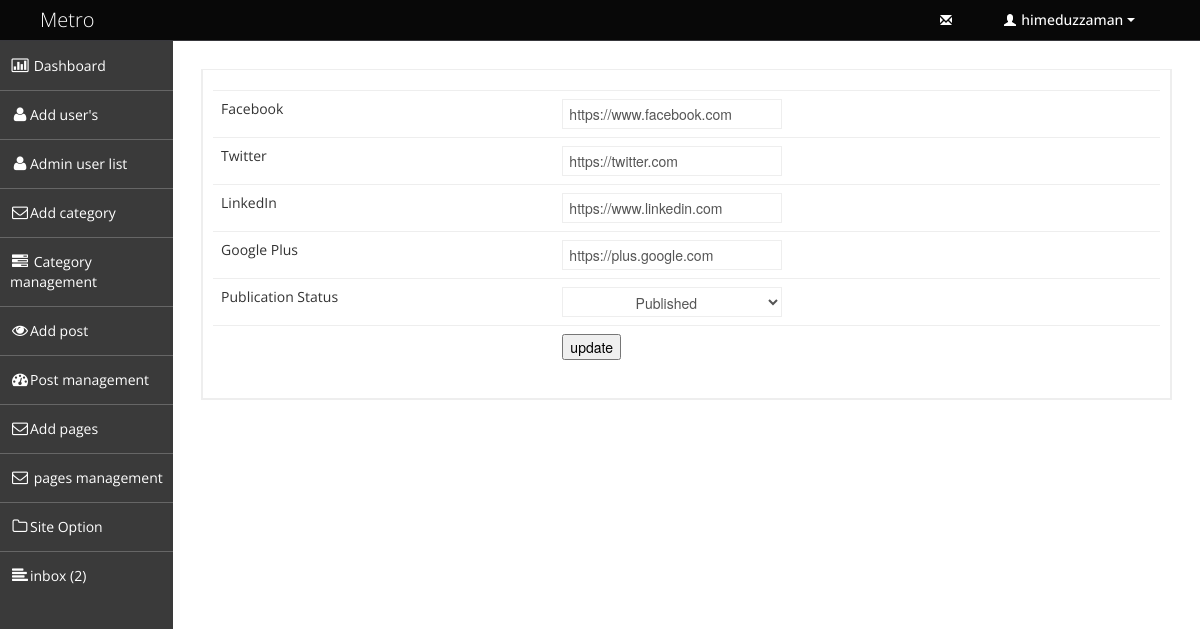
The app's page /admin/media_edit.php (signed in) with its own data.
### tables this page shows
CREATE TABLE `tbl_media` (
  `media_id` int(11) NOT NULL,
  `facebook` varchar(200) NOT NULL,
  `twitter` varchar(200) NOT NULL,
  `linkedin` varchar(200) NOT NULL,
  `googleplus` varchar(200) NOT NULL,
  `publication_status` tinyint(1) NOT NULL
);

### admin/media_edit.php (called while the page is built, shortened)
<?php
   include './admin_master.php';

### classes/media_data.php (called while the page is built, shortened)
<?php
   class media{
      private $db_connect;
      public function __construct() {
          $host_name='localhost';
          $user_name='root';
          $password= '';
          $tbl_name='blog_template';
          $this->db_connect=mysqli_connect( $host_name,  $user_name,  $password,  $tbl_name);
      }
    public function select_update_info($media_id){
      $sql="select * from tbl_media";
        if(mysqli_query($this->db_connect, $sql)){
           $result=mysqli_query($this->db_connect, $sql);
           return $result;
        }else{
            die('connection fail'. mysqli_error($this->db_connect));
        }
      }
   }
?>

### admin/pages/media_edit_content.php (the view, shortened to what this page needs)
<?php
  include '../classes/media_data.php';
     $obj_media = new media();
     $media_id=$_GET['id'];
     $result=$obj_media->select_update_info($media_id);
     $media_info=mysqli_fetch_assoc($result);
?>
<div class="row-fluid sortable">
   <div class="box span12">
      <div class="box-content">
         <form class="form-horizontal" name="edit_logo_form" action="" method="post" enctype="multipart/form-data">
            <table class="table">
               <tbody>
                  <tr>
                     <td><label>Facebook</label></td>
                     <td> <input type="text"  name="facebook"  value="<?php echo $media_info['facebook'] ;?>" /> </td>
                  </tr>
                  <tr>
                     <td> <label>Twitter</label> </td>
                     <td> <input type="text" name="twitter" value="<?php echo $media_info['twitter'] ;?>" /> </td>
                  </tr>
                  <tr>
                     <td> <label>LinkedIn</label> </td>
                     <td> <input type="text" name="linkedin" value="<?php echo $media_info['linkedin'];?>"  /> </td>
                  </tr>
                  <tr>
                     <td>  <label>Google Plus</label> </td>
                     <td> <input type="text" name="googleplus" value="<?php echo $media_info['googleplus'];?>" /> </td>
                  </tr>
                  <tr>
                     <td>Publication Status</td>
                     <td>
                        <select id="selectError3" style="text-align:center" name="publication_status">
                           <option value="1">Published</option>
                        </select>
                     </td>
                  </tr>
                  <tr>
                     <td> </td>
                     <td> <input type="submit" name="btn" value="update" /> </td>
                  </tr>
               </tbody>
            </table>
         </form>
      </div>
   </div>
</div>

### assets/admin_end_assets/css/style.css (style rules this page uses)
body { background: #F5F5F5; color: #333; border: none; font-family: 'Open Sans', sans-serif; font-weight: 400; }
.box { border: 2px solid #eee; background: #fff !important; margin-bottom: 28px; }
.box-content { position: relative; z-index: 50; margin-top: -1px; padding: 10px; background: #fff !important; }
.table th, .table td { border-top: 1px solid #eee; }

### assets/admin_end_assets/css/halflings.css (style rules this page uses)
html, html .halflings { -webkit-font-smoothing: antialiased !important; }

### assets/admin_end_assets/css/style-forms.css (style rules this page uses)
.add-on, select, textarea, input[type="text"], input[type="password"], input[type="datetime"], input[type="datetime-local"], input[type="date"], input[type="month"], input[type="time"], input[type="week"], input[type="number"], input[type="email"], input[type="url"], input[type="search"], input[type="tel"], input[type="color"], input[type="file"], .uneditable-input { border-color: #eee !important; display: inline-block; height: 20px; padding: 4px 6px; margin-bottom: 10px; font-size: 14px; line-height: 20px; color: #555555; vertical-align: middle; -webkit-border-radius: 0px; -moz-border-radius: 0px; border-radius: 0px; }
input, textarea, .uneditable-input { width: 206px; }
textarea, input[type="text"], input[type="password"], input[type="datetime"], input[type="datetime-local"], input[type="date"], input[type="month"], input[type="time"], input[type="week"], input[type="number"], input[type="email"], input[type="url"], input[type="search"], input[type="tel"], input[type="color"], .uneditable-input { background-color: #ffffff; border: 1px solid #cccccc; -webkit-box-shadow: none; -moz-box-shadow: none; box-shadow: none; -webkit-transition: border linear 0.2s, box-shadow linear 0.2s; -moz-transition: border linear 0.2s, box-shadow linear 0.2s; -o-transition: border linear 0.2s, box-shadow linear 0.2s; transition: border linear 0.2s, box-shadow linear 0.2s; }
input[type="file"], input[type="image"], input[type="submit"], input[type="reset"], input[type="button"], input[type="radio"], input[type="checkbox"] { width: auto; }
select, input[type="file"] { height: 30px; *margin-top: 4px; line-height: 30px; }
select { width: 220px; background-color: #ffffff; border: 1px solid #cccccc; }
input, textarea, .uneditable-input { margin-left: 0; }
.form-search input, .form-inline input, .form-horizontal input, .form-search textarea, .form-inline textarea, .form-horizontal textarea, .form-search select, .form-inline select, .form-horizontal select, .form-search .help-inline, .form-inline .help-inline, .form-horizontal .help-inline, .form-search .uneditable-input, .form-inline .uneditable-input, .form-horizontal .uneditable-input, .form-search .input-prepend, .form-inline .input-prepend, .form-horizontal .input-prepend, .form-search .input-append, .form-inline .input-append, .form-horizontal .input-append { display: inline-block; *display: inline; margin-bottom: 0; vertical-align: middle; *zoom: 1; }

### records on screen
tbl_media: facebook "https://www.facebook.com", twitter "https://twitter.com", linkedin "https://www.linkedin.com", googleplus "https://plus.google.com"

### other values on screen
$_SESSION['admin_name'] "himeduzzaman"
$count "2"
